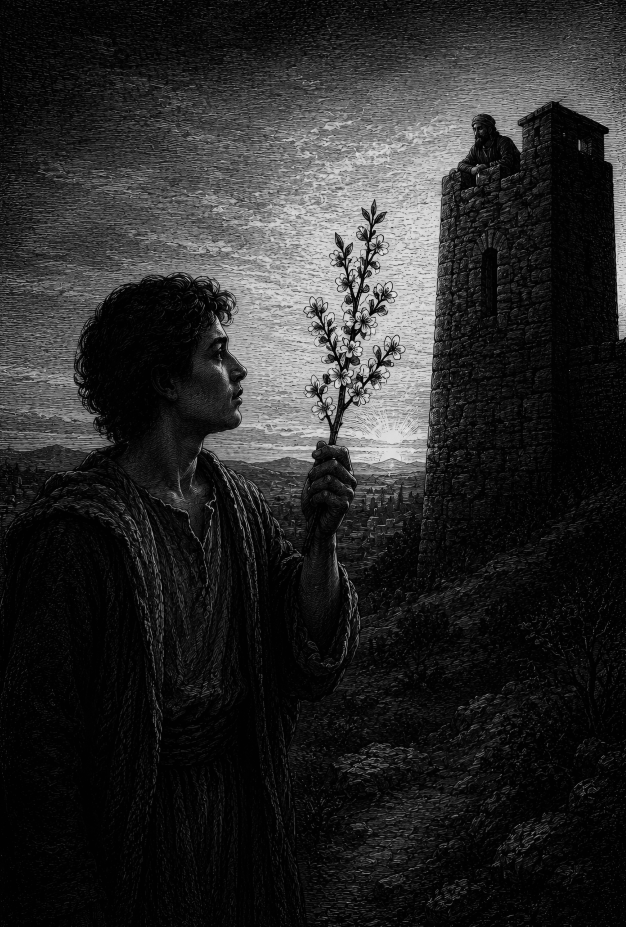
#> input picture books/symbolic-language/almond-rod-plate-print.jpg, 1878 x 2779 px (shown at 1/3 size)
$ python -i thumbnail.py   (imports and definitions only)
#> lines starting #> are read from the running program, lines starting #| are printed output that depends on the picture; pictures that were not available may be replaced by others from this repository, and a replacement may not be noted
#> further down, picture is the input picture: shape (2779, 1878, 3); min 0, max 254, mean 41.4
#!/usr/bin/env python3
"""Render the YouTube thumbnail for a chapter of MEAT The Bible's Symbolic
Language, per assets-video/thumbnails/TEMPLATE.md (the approved recipe —
sample: 10-the-seal).

Inputs per chapter: the PRINT chapter stem (e.g. 10-the-seal). Title and
order come from the print chapter's front matter (../NN-*.adoc). Everything
else is fixed by the template:

  - eyebrow: CHAPTER N (integer order) — or BONUS STUDY for NNx chapters
  - display line: the title uppercased, auto-fit (wraps at the natural
    comma when a single line would fall below 56 px)
  - bed: a dedicated landscape bed assets-video/thumb-beds/<stem>.png when one
    exists (generated by thumb-beds.py — same subject as the chapter's
    plate, landscape-native; a BED_TRANSFORMS entry can mirror/slide a bed
    whose focal subject strays left of center), else the chapter's plate from
    ../images/masters (matched by the stem's number prefix), run through
    the SAME blur-fill 16:9 composite + warm sepia tone as the video beds
    (video.build_still). Either way the template's Brightness 1.12 /
    Color 1.05 lift follows. Exception: 10 without a thumb-bed uses the
    approved assets-video/10-the-seal-bed.png directly. Chapters with no
    matching plate fall back to the cover summit art ("fallback").

Usage:
  out/venv/bin/python thumbnail.py 10-the-seal [24-path-to-salvation ...]
  out/venv/bin/python thumbnail.py --all   # every print chapter except
                                           # 00-*, 49-glossary, 49-about

Output: assets-video/thumbnails/<stem>.png (1280x720) and <stem>-320.png
(the 320x180 legibility proof). All imagery is local-only (gitignored);
this script + TEMPLATE.md are the committed artifacts.
"""
import argparse, glob, os, re, sys

from PIL import Image, ImageDraw, ImageEnhance, ImageFilter, ImageFont

import video  # bed treatment shared with the video pipeline (build_still)

HERE = os.path.dirname(os.path.abspath(__file__))
BOOK = os.path.normpath(os.path.join(HERE, '..'))
MASTERS = os.path.join(BOOK, 'images', 'masters')
COVER_ICON = os.path.join(
    BOOK, 'cover', 'front-cover-vineyard-moon-epub-base.png')
FALLBACK_ART = os.path.join(BOOK, 'cover', 'front-cover-summit-meat.jpg')
THUMBS = os.path.join(HERE, 'assets-video', 'thumbnails')
BEDCACHE = os.path.join(HERE, 'out', 'thumb-beds')
FONTS = '/System/Library/Fonts/Supplemental'
GBI = os.path.join(FONTS, 'Georgia Bold Italic.ttf')
GB = os.path.join(FONTS, 'Georgia Bold.ttf')

W, H = 1280, 720
GOLD = (240, 167, 34)
CREAM = (242, 233, 214)
PANEL = (0, 0, 0)
STROKE = (28, 18, 6)
INSET = 56                      # text left inset
RULE_X = 58                     # rules + eyebrow left inset
MAXW = 512                      # max text width in the band
BAND_CORE = 144                 # solid black: covers largest half-gutter
BAND_END = 880                  # long, gentle fade to transparent
BAND_OVERRIDES = {
    # Coin uses the older reflection-filled dx calibration, so it has no
    # black gutter to conceal and can preserve more of its open-sky bed.
    '11-the-coin': dict(alpha=218, core=80, end=760),
}
SUBTITLE = [('THE BIBLE’S', CREAM), ('SYMBOLIC', GOLD),
            ('LANGUAGE', CREAM)]

# Per-stem bed recomposition. 'mirror' flips the bed horizontally and
# 'dx' slides it right by N output pixels (applied to the finished
# 1280x720 bed before the tone lift; the vacated left strip is
# reflection-filled and lies under the title band's near-opaque core).
# 'dy' slides the content DOWN by N output pixels by biasing the 16:9
# crop window upward — real pixels from the crop's vertical slack, so it
# only moves as far as the slack allows. 'fit': 'height' keeps the bed's
# FULL height (no 16:9 trim — nothing top/bottom is lost): the whole
# image scales to 720 tall and right-aligns; the vacated left strip
# (W - scaled width, plus any dx) is reflection-filled under the band
# core. Composition rule: the focal subject must sit in the RIGHT HALF
# of the frame — the band owns the left. Entries are tuned to the
# specific generated bed in assets-video/thumb-beds/; retune or drop
# when that bed is regenerated.
BED_TRANSFORMS = {
    '01-introduction': dict(mirror=True, dx=170, dy=55), # approved feeding bed: mirror, slide right, platter lowered — the twelve sink under the title band
                                                # the top crop line
    '02-the-parables-of-the-kingdom': dict(fit='height', mirror=True),
                                                # full plate height kept —
                                                # birds/path/hat untrimmed;
                                                # sower cast to the right
    '03-signs-and-similitudes': dict(fit='height'),
                                                # Isaac + wood clear right;
                                                # Abraham ghosts at the
                                                # band edge like ch1
    '10-the-seal': dict(mirror=True, dx=110),   # sealing action (pen on
                                                # forehead) out from under
                                                # the band; watchers sink
                                                # into it
    '11-the-coin': dict(mirror=True, dx=210),   # coin + fish to the right
                                                # half; fade lands on the
                                                # empty dark side
    # Landscape beds generated in the 2026-07-11 batch. `shift` is a
    # calibrated focal-point move to the right. Unlike the older `dx`
    # transforms above, it uses a proportional center zoom to supply half
    # the displacement and leaves only the other half as a black gutter
    # beneath the title band's fully opaque core.
    '06-knowing-faith-love-and-belief': dict(shift=200),
    '08-the-name': dict(shift=200),
    '09-the-disciple': dict(shift=160),
    '12-marriage-and-divorce': dict(shift=220),
    '14-orphans-widows-and-the-fatherless': dict(shift=200),
    # Preserve the furnace mouth, fallen soldiers, ropes, and king: a small
    # explicit zoom replaces the normal proportional half-zoom.
    '16-heaven-and-hell': dict(shift=160, zoom=1.04),
    '16x-weeping-and-gnashing': dict(shift=200),
    '18-justice-and-judgment': dict(shift=180),
    '22-worship': dict(shift=80),
    '24-path-to-salvation': dict(shift=160),
    '25-what-is-the-point': dict(shift=80),
    '26-spoken-once-heard-twice': dict(dx=100),
    '33-time-tested-tradition': dict(shift=140),
    '43-garments': dict(shift=180),
    '46-foreskin': dict(shift=140),
    '47-butter': dict(shift=200),
    '48-the-other-white-meat': dict(shift=60),
}


# [139 lines left out: functions front_matter, eyebrow_text, bed_source, shift_zoom_black, build_bed, band_overlay, not called in this run]


def ink(font, text, sw=0):
    return font.getbbox(text, stroke_width=sw)  # (x0, y0, x1, y1)


# [40 lines left out: functions fit, split_two, name_lines, not called in this run]


def tracked_width(d, f, text, track):
    ws = [d.textlength(ch, font=f) for ch in text]
    return sum(ws) + track * (len(text) - 1)


# [5 lines left out: function draw_tracked, not called in this run]


def cover_icon(img):
    """Book-cover brand mark, top-right: cover face at height 168, 3 px
    cream border, over a blurred shadow (r=7, alpha 160, offset +4 grow)."""
    cov = Image.open(COVER_ICON).convert('RGB')
    ih = 168
    iw = round(cov.width * ih / cov.height)
#> iw = 114
    cov = cov.resize((iw, ih), Image.LANCZOS)
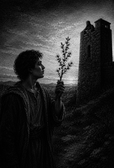
#> cov: PIL image 114x168 RGB; min 0, max 224, mean 41.4
    card = Image.new('RGB', (iw + 6, ih + 6), CREAM)
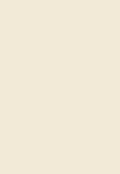
#> card: PIL image 120x174 RGB; mean R, G, B 242, 233, 214
    card.paste(cov, (3, 3))
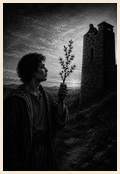
#> card: PIL image 120x174 RGB; mean R, G, B 58, 57.3, 55.7
    cw, ch = card.size
#> cw = 120; ch = 174
    x, y = W - cw - 26, 26
#> x = 1134; y = 26
    shadow = Image.new('RGBA', (W, H), (0, 0, 0, 0))
#> shadow: PIL image 1280x720 RGBA; every value is 0
    ImageDraw.Draw(shadow).rectangle(
        [x, y, x + cw + 8, y + ch + 8], fill=(0, 0, 0, 160))
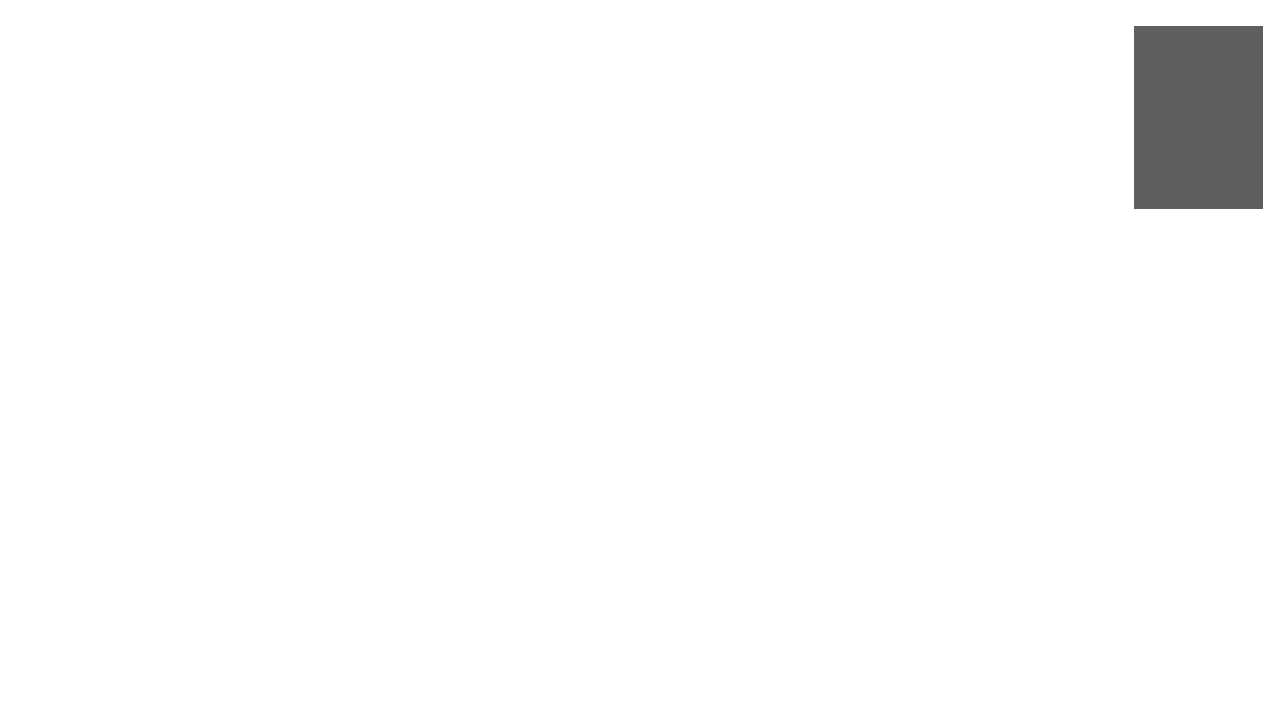
#> shadow: PIL image 1280x720 RGBA; mean R, G, B, A 0, 0, 0, 4.1; transparent parts drawn white
#> (the run stopped early here; a loop or call above may not have finished)
